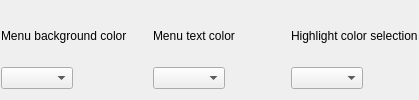
               <widget class="QWidget" name="menuSylesTab">
                <attribute name="title">
                 <string>Use styles</string>
                </attribute>
                <layout class="QGridLayout" name="gridLayout_7">
                 <property name="leftMargin">
                  <number>1</number>
                 </property>
                 <property name="rightMargin">
                  <number>1</number>
                 </property>
                 <item row="0" column="4">
                  <layout class="QVBoxLayout" name="verticalLayout_23">
                   <item>
                    <widget class="QLabel" name="label_24">
                     <property name="styleSheet">
                      <string notr="true"/>
                     </property>
                     <property name="text">
                      <string>Highlight color selection</string>
                     </property>
                    </widget>
                   </item>
                   <item>
                    <layout class="QHBoxLayout" name="horizontalLayout_10">
                     <property name="spacing">
                      <number>1</number>
                     </property>
                     <item>
                      <widget class="QComboBox" name="highlightColorBox">
                       <property name="minimumSize">
                        <size>
                         <width>0</width>
                         <height>0</height>
                        </size>
                       </property>
                       <property name="maximumSize">
                        <size>
                         <width>16777215</width>
                         <height>16777215</height>
                        </size>
                       </property>
                       <property name="styleSheet">
                        <string notr="true"/>
                       </property>
                      </widget>
                     </item>
                     <item>
                      <spacer name="horizontalSpacer_17">
                       <property name="orientation">
                        <enum>Qt::Horizontal</enum>
                       </property>
                       <property name="sizeHint" stdset="0">
                        <size>
                         <width>40</width>
                         <height>20</height>
                        </size>
                       </property>
                      </spacer>
                     </item>
                    </layout>
                   </item>
                  </layout>
                 </item>
                 <item row="0" column="2">
                  <layout class="QVBoxLayout" name="verticalLayout_22">
                   <item>
                    <widget class="QLabel" name="label_23">
                     <property name="styleSheet">
                      <string notr="true"/>
                     </property>
                     <property name="text">
                      <string>Menu text color</string>
                     </property>
                    </widget>
                   </item>
                   <item>
                    <layout class="QHBoxLayout" name="horizontalLayout_9">
                     <property name="spacing">
                      <number>1</number>
                     </property>
                     <item>
                      <widget class="QComboBox" name="menuTextColorBox">
                       <property name="minimumSize">
                        <size>
                         <width>0</width>
                         <height>0</height>
                        </size>
                       </property>
                       <property name="maximumSize">
                        <size>
                         <width>16777215</width>
                         <height>16777215</height>
                        </size>
                       </property>
                       <property name="styleSheet">
                        <string notr="true"/>
                       </property>
                      </widget>
                     </item>
                     <item>
                      <spacer name="horizontalSpacer_18">
                       <property name="orientation">
                        <enum>Qt::Horizontal</enum>
                       </property>
                       <property name="sizeHint" stdset="0">
                        <size>
                         <width>40</width>
                         <height>20</height>
                        </size>
                       </property>
                      </spacer>
                     </item>
                    </layout>
                   </item>
                  </layout>
                 </item>
                 <item row="0" column="0">
                  <layout class="QVBoxLayout" name="verticalLayout_21">
                   <item>
                    <widget class="QLabel" name="label_22">
                     <property name="styleSheet">
                      <string notr="true"/>
                     </property>
                     <property name="text">
                      <string>Menu background color</string>
                     </property>
                    </widget>
                   </item>
                   <item>
                    <layout class="QHBoxLayout" name="horizontalLayout_8">
                     <property name="spacing">
                      <number>1</number>
                     </property>
                     <item>
                      <widget class="QComboBox" name="backColorBox">
                       <property name="sizePolicy">
                        <sizepolicy hsizetype="Preferred" vsizetype="Fixed">
                         <horstretch>0</horstretch>
                         <verstretch>0</verstretch>
                        </sizepolicy>
                       </property>
                       <property name="minimumSize">
                        <size>
                         <width>0</width>
                         <height>0</height>
                        </size>
                       </property>
                       <property name="maximumSize">
                        <size>
                         <width>16777215</width>
                         <height>16777215</height>
                        </size>
                       </property>
                       <property name="styleSheet">
                        <string notr="true"/>
                       </property>
                      </widget>
                     </item>
                     <item>
                      <spacer name="horizontalSpacer_16">
                       <property name="orientation">
                        <enum>Qt::Horizontal</enum>
                       </property>
                       <property name="sizeHint" stdset="0">
                        <size>
                         <width>40</width>
                         <height>20</height>
                        </size>
                       </property>
                      </spacer>
                     </item>
                    </layout>
                   </item>
                  </layout>
                 </item>
                 <item row="0" column="1">
                  <spacer name="horizontalSpacer_11">
                   <property name="orientation">
                    <enum>Qt::Horizontal</enum>
                   </property>
                   <property name="sizeType">
                    <enum>QSizePolicy::Maximum</enum>
                   </property>
                   <property name="sizeHint" stdset="0">
                    <size>
                     <width>20</width>
                     <height>20</height>
                    </size>
                   </property>
                  </spacer>
                 </item>
                 <item row="0" column="3">
                  <spacer name="horizontalSpacer_5">
                   <property name="orientation">
                    <enum>Qt::Horizontal</enum>
                   </property>
                   <property name="sizeType">
                    <enum>QSizePolicy::Maximum</enum>
                   </property>
                   <property name="sizeHint" stdset="0">
                    <size>
                     <width>20</width>
                     <height>20</height>
                    </size>
                   </property>
                  </spacer>
                 </item>
                </layout>
               </widget>
